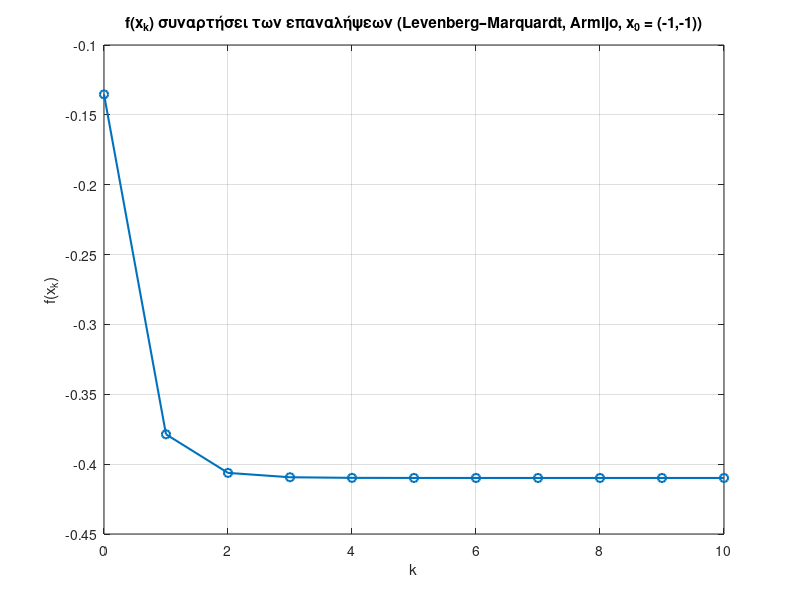

Reproduce this figure in MATLAB.
%% Levenberg–Marquardt με κανόνα Armijo
% f(x,y) = x^3 * exp(-x^2 - y^4), x0 = (-1,-1)

clear; clc;

% Αντικειμενική συνάρτηση
f = @(x) x(1).^3 .* exp(-x(1).^2 - x(2).^4);

% Κλίση
gradf = @(x) [ ...
    x(1).^2 .* (3 - 2*x(1).^2) .* exp(-x(1).^2 - x(2).^4); ...
   -4*x(1).^3 .* x(2).^3 .* exp(-x(1).^2 - x(2).^4)       ];

% Hessian
Hessf = @(x) [ ...
    (4*x(1).^5 - 14*x(1).^3 + 6*x(1)) .* exp(-x(1).^2 - x(2).^4), ...
    (8*x(1).^4 .* x(2).^3 - 12*x(1).^2 .* x(2).^3) .* exp(-x(1).^2 - x(2).^4); ...
    (8*x(1).^4 .* x(2).^3 - 12*x(1).^2 .* x(2).^3) .* exp(-x(1).^2 - x(2).^4), ...
    (16*x(1).^3 .* x(2).^6 - 12*x(1).^3 .* x(2).^2) .* exp(-x(1).^2 - x(2).^4) ];

% Παράμετροι Levenberg–Marquardt
mu      = 1.0;      % σταθερή παράμετρος μ
maxIter = 10;
tol_g   = 1e-6;

% Παράμετροι κανόνα Armijo
alpha = 1e-1;       % 0 < alpha < 1
beta  = 0.5;        % 0 < beta < 1
s     = 1.0;        % αρχικό βήμα

% Αρχικό σημείο
xk = [-1; -1];

% Αποθήκευση f(x_k)
f_values = f(xk);   % f(x_0)

for k = 1:maxIter
    g = gradf(xk);

    % Έλεγχος σύγκλισης με βάση την κλίση
    if norm(g) < tol_g
        fprintf('Σύγκλιση στο k = %d, x* = [%g  %g]^T, f* = %g\n', ...
                k-1, xk(1), xk(2), f(xk));
        break;
    end

    % Πίνακας Levenberg–Marquardt
    H  = Hessf(xk);
    Bk = H + mu * eye(2);       % θετικά ορισμένος (με κατάλληλο μ)

    % Διεύθυνση d_k
    dk = -Bk \ g;

    % Αν η διεύθυνση είναι "πολύ μικρή", σταμάτα
    if norm(dk) < 1e-12
        break;
    end

    % --- Κανόνας Armijo για το γ_k ---
    gamma = s;
    while true
        x_trial = xk + gamma * dk;
        if f(x_trial) <= f(xk) + alpha * gamma * (g.' * dk)
            break;         % βρέθηκε κατάλληλο γ
        end
        gamma = beta * gamma;
        if gamma < 1e-8    % πολύ μικρό βήμα -> σταματάμε
            break;
        end
    end
    % -------------------------------

    % Ενημέρωση σημείου
    xk = xk + gamma * dk;

    % Αποθήκευση f(x_k)
    f_values(end+1,1) = f(xk);
end

% Δείκτης επαναλήψεων
k_vec = 0:length(f_values)-1;

% Γράφημα f(x_k) ως προς k
figure;
plot(k_vec, f_values, 'o-', 'LineWidth', 1.5);
grid on;
xlabel('k');
ylabel('f(x_k)');
title('f(x_k) συναρτήσει των επαναλήψεων (Levenberg–Marquardt, Armijo, x_0 = (-1,-1))');
